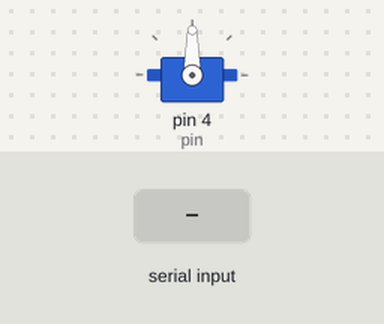
This sketch was run on a simulated Arduino Uno, built with avr-gcc and run on an emulated ATmega328P. Shown: servo. The test bench sets the inputs (shaded band). What the sketch prints to the serial monitor is not drawn.

Above: at 1.2 s.
1.3 s: "L\n" received over Serial
At 2.5 s:
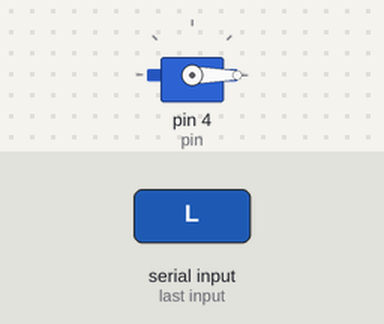
2.8 s: byte 82 ('R') received over Serial
At 3.8 s:
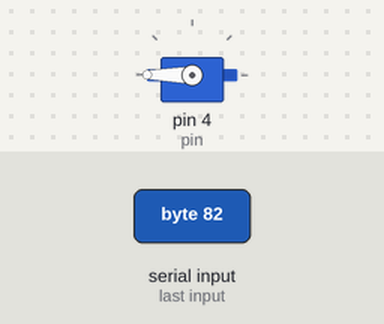
4.3 s: byte 68 ('D') received over Serial
At 5.0 s:
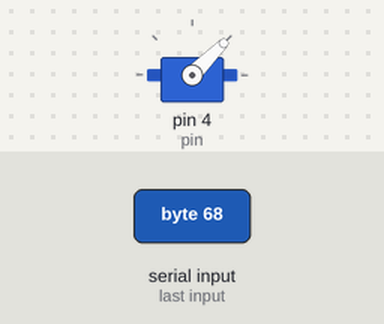
5.8 s: "R\n" received over Serial
At 7.0 s:
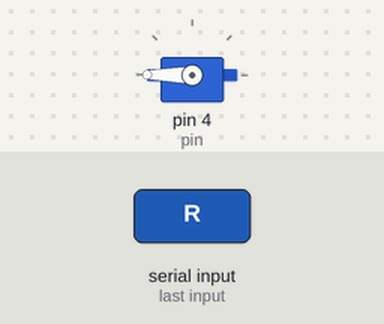
7.3 s: "U\n" received over Serial
At 8.4 s:
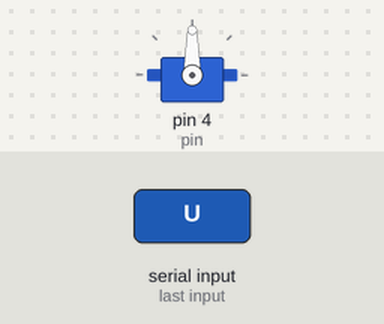
Timing chart, 0 to 9.8 s (numbered marks = the images above; inputs shaded):
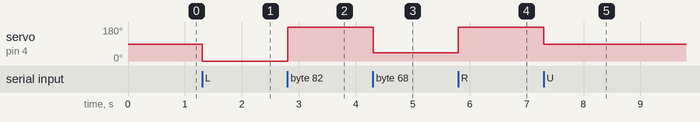

The sketch:

arduino_control.ino
```cpp
#include <Servo.h> // servo library

Servo servo;
const int pin = 4; // declare pin number
int incomingByte; // variable to read incoming serial data
int curr = 90;

void setup() {
  Serial.begin(9600);
  servo.attach(pin); // attach servo to pin
}

void loop() {
  // check to see if there is incoming serial data:
  if (Serial.available() > 0) {
//    Serial.print(Serial.available());
    // read the oldest byte in serial buffer:
    incomingByte = Serial.read();
    // if user input is "left", turn left
    if (incomingByte == 'L') {
      curr = 0;
//      Serial.print("L \n");
    }
    // if user input is "right", turn right
    if (incomingByte == 'R') {
      curr = 180;
//      Serial.print("R \n");
    }
    // if user input is "U", move up
    if (incomingByte == 'U') {
      curr = 90;
//      Serial.print("U \n");
    }
     // if user input is "D", move down
    if (incomingByte == 'D') {
      curr = 45;
//      Serial.print("D \n");
    }
//    Serial.println(incomingByte);
  }
  else {
//    Serial.print("no serial available");
//    Serial.print('\n');
      Serial.print(curr);
      Serial.print('\n');
  }
  servo.write(curr);
}
```

Measured:
- after the input at 1.3 s, servo on pin 4 (pin): 90° → 0° at once
- after the input at 2.8 s, servo on pin 4 (pin): 0° → 180° at once
- after the input at 4.3 s, servo on pin 4 (pin): 180° → 45° at once
- after the input at 5.8 s, servo on pin 4 (pin): 45° → 180° at once
- after the input at 7.3 s, servo on pin 4 (pin): 180° → 90° at once
